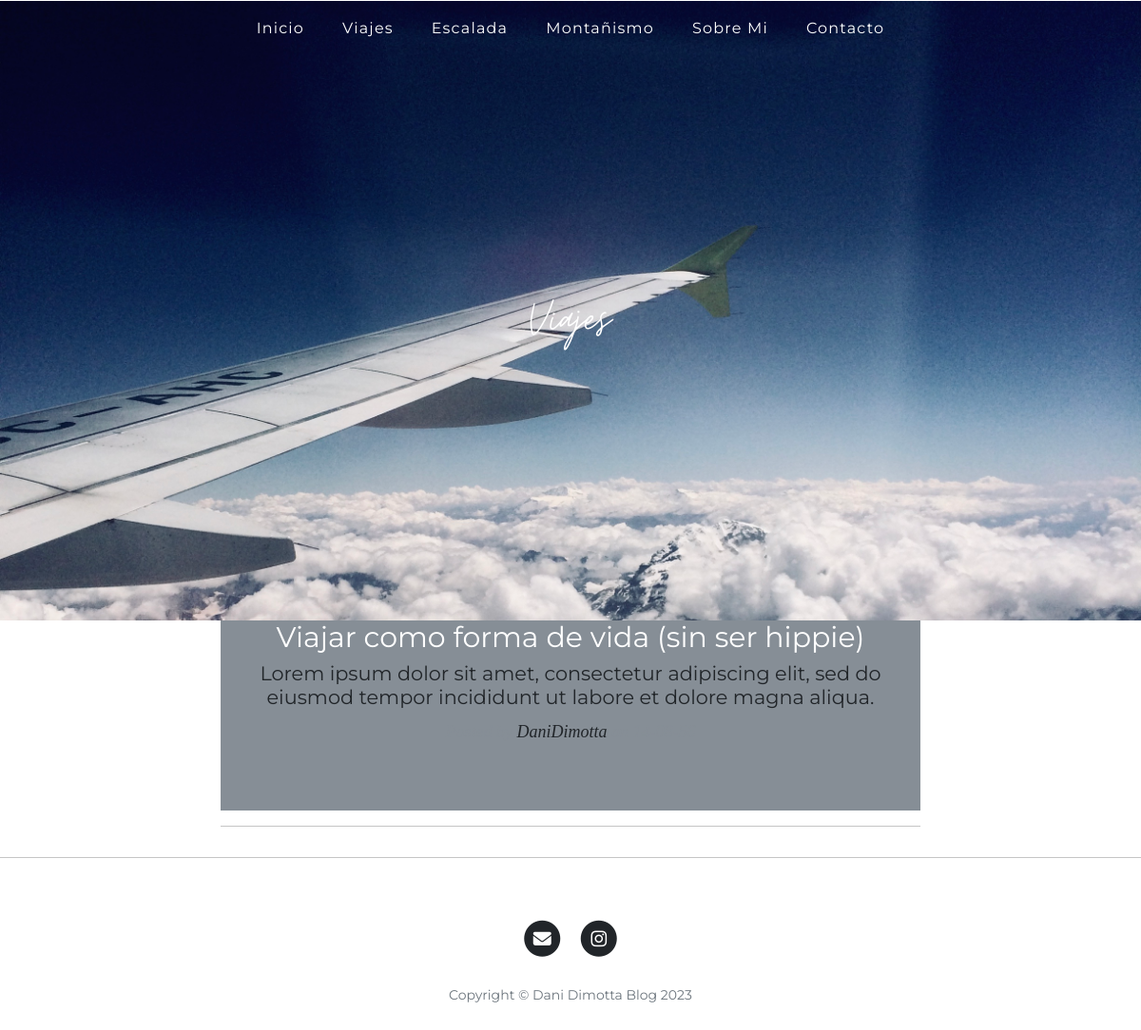
The app's page /viajes with its own data.
### main.py (models this page shows)
class BlogPost(db.Model):
    __tablename__ = "blog_posts"
    id = db.Column(db.Integer, primary_key=True)
    author_id = db.Column(db.Integer, ForeignKey('users.id'))
    author = relationship('Users', back_populates='posts')
    title = db.Column(db.String(250), unique=True, nullable=False)
    subtitle = db.Column(db.String(500), nullable=False)
    category = db.Column(db.String(250), nullable=False)
    date = db.Column(db.String(250), nullable=False)
    body = db.Column(db.Text, nullable=False)
    img_url = db.Column(db.String(500), nullable=False)
    comments = relationship('Comment', back_populates="parent_post")

class Users(UserMixin, db.Model):
    __tablename__ = "users"
    id = db.Column(db.Integer, primary_key=True)
    username = db.Column(db.String(250), nullable=False, unique=True)
    password = db.Column(db.String(250), nullable=False)
    email = db.Column(db.String(250), nullable=False, unique=True)
    posts = relationship("BlogPost", back_populates="author")
    date = db.Column(db.String(250), nullable=False)

### main.py (the view)
@app.route("/viajes")
def viajes():
    posts_viajes = BlogPost.query.filter_by(category='Viajes').all()
    print(posts_viajes)
    return render_template("viajes.html", posts=posts_viajes)

### templates/viajes.html (shortened to what this page needs)
{% include "header.html" %}
<header class="masthead" style="background-image: url('static/img/avion.jpeg'); padding-top: 100px">
    <div class="container">
        <div class="row">
            <div class="col-lg-8 col-md-10 mx-auto">
                <div class="site-heading">
                    <h1>Viajes</h1>
                </div>
            </div>
        </div>
    </div>
</header>
<div class="container">
    <div class="row">
        <div class="col-lg-8 col-md-10 mx-auto">
            {% for post in posts %}
            <div class="post-preview">
                <a href="{{ url_for('show_post', post_id=post.id) }}">
                    <h2 class="post-title">
                        {{post.title}}
                    </h2>
                    <h3 class="post-subtitle">
                        {{post.subtitle}}
                    </h3>
                </a>
                <p class="post-meta">Posted by
                    <a href="{{url_for('about')}}">{{post.author.username}}</a>
                </p>
            </div>
            <hr>
            {% endfor %}
        </div>
    </div>
</div>
<hr>
{% include "footer.html" %}

### static/css/clean-blog2.css (style rules this page uses)
body { font-size: .95rem;color: #181818;font-family: 'Montserrat';text-align: justify;text-justify: inter-word; }
p { line-height: 1.5;margin: 30px 0; }
p a { text-decoration: none; }
h1, h2, h3, h4, h5, h6 { font-weight: 600;font-family: 'Montserrat'; }
a { text-decoration: none;color: #212529;transition: all 0.2s; }
.post-preview { background-color: #868e96;background-position: center center;background-repeat: no-repeat;background-size: cover;height: 200px;position:relative;text-align: center }
.post-title { font-family: 'EB Garamond';font-weight: 400;font-size: 1.5rem; }
header.masthead, section.masthead { padding-bottom: 10%;background-color: #868e96;background-attachment: fixed;background-position: center center;background-repeat: no-repeat;position: relative;background-size: cover;margin-top: 1px; }
header.masthead .page-heading, header.masthead .post-heading, header.masthead .site-heading { padding: 200px 0 150px;color: white; }
header.masthead .page-heading, header.masthead .site-heading { text-align: center; }
header.masthead .site-heading h1 { font-family: MoonTime;font-size: 60px;font-weight: 200;margin-top: 0; }
@media only screen and (min-width: 768px) { .post-preview > a > .post-title { font-family: 'Montserrat';font-size: 1.4rem; } }
.post-preview > a { text-decoration: none;color: #212529; }
.post-preview > a > .post-title { font-family: 'Montserrat';font-size: 30px;color: #fff; }
.post-preview > a > .post-subtitle { font-family: 'Montserrat';font-weight: 400;font-size: 1.3rem;margin: 0 0 10px; }
.post-preview > .post-meta { font-family: 'EB Garamond', serif;font-size: 18px;font-style: italic;margin-top: 0;color: #868e96; }
.post-preview > .post-meta > a { text-decoration: none;color: #212529; }

### records on screen
BlogPost: title "Viajar como forma de vida (sin ser hippie)", subtitle "Lorem ipsum dolor sit amet, consectetur adipiscing elit, sed do eiusmod tempor incididunt ut labore et dolore magna aliqua.", author.username "DaniDimotta"
